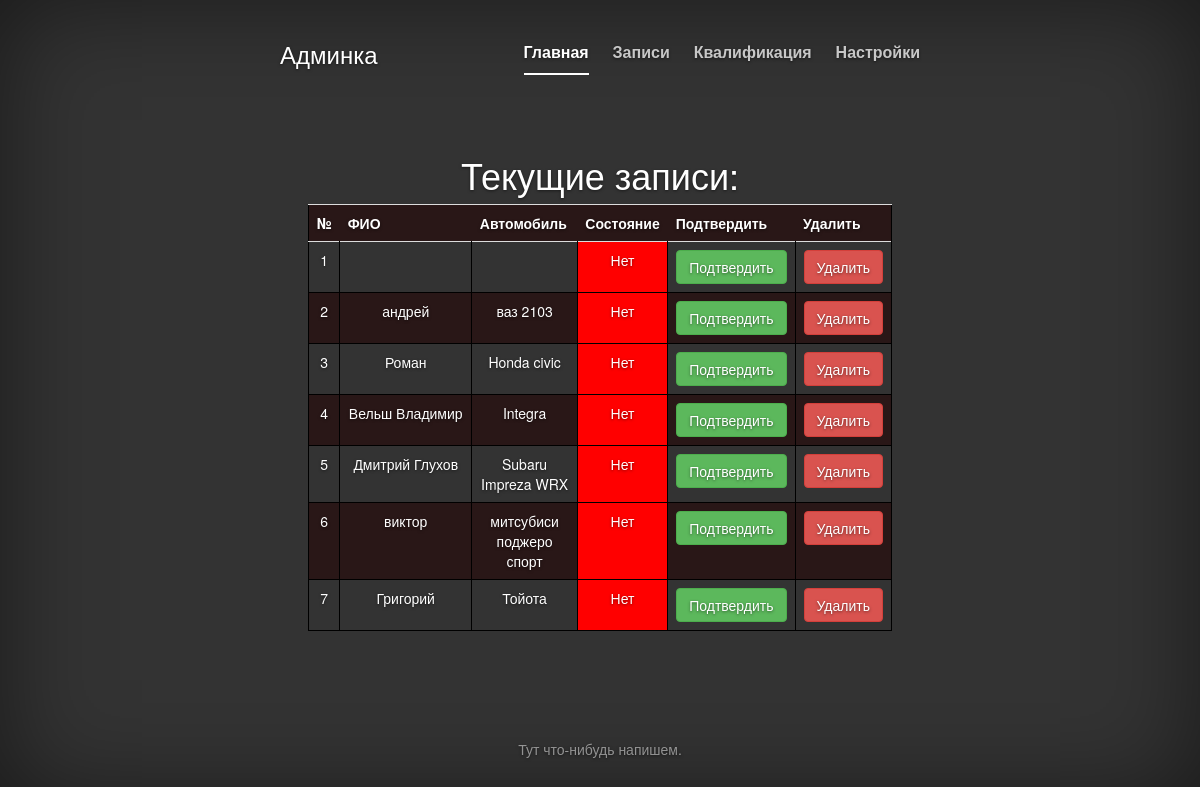
/admin.php (signed in), run on the app's committed database.
### tables this page shows
CREATE TABLE IF NOT EXISTS `racing` (
  `id` int(4) NOT NULL,
  `fio` varchar(200) NOT NULL,
  `auto` varchar(50) NOT NULL,
  `accept` int(1) NOT NULL DEFAULT '0',
  `accorder` int(11) NOT NULL DEFAULT '0',
  `city` varchar(30) DEFAULT 'Саратов'
);

### admin.php (the view, shortened to what this page needs)
<!DOCTYPE html PUBLIC "-//W3C//DTD XHTML 1.0 Transitional//EN" "http://www.w3.org/TR/xhtml1/DTD/xhtml1-transitional.dtd">
<html xmlns="http://www.w3.org/1999/xhtml" xml:lang="ru" lang="ru">
<head>
<link rel="stylesheet" href="system.css" type="text/css" />
<link href="css/bootstrap.min.css" rel="stylesheet">
<link href="http://bootstrap-3.ru/examples/signin/signin.css" rel="stylesheet">
<link href="css/cover.css" rel="stylesheet">
</head><body>
<?php
if (isset($_SESSION['user_id'])){ ?>
<div class="site-wrapper">
      <div class="site-wrapper-inner">
        <div class="cover-container">
          <div class="masthead clearfix">
            <div class="inner">
              <h3 class="masthead-brand">Админка</h3>
              <ul class="nav masthead-nav">
                <li class="active"><a href="#">Главная</a></li>
                <li><a href="zapis.php">Записи</a></li>
                <li><a href="race.php">Квалификация</a></li>
                <li><a href="settings.php">Настройки</a></li>
              </ul>
            </div>
          </div>
          <div class="inner cover">
            <h1 class="cover-heading">Текущие записи:</h1>
            <table width="700px;" class="table table-striped">
			<tr><th style="width:5%;">№</th><th style="width:60%;">ФИО</th><th style="width:20%;">Автомобиль</th><th style="width:15%;">Состояние</th><th style="width:15%;">Подтвердить</th><th style="width:15%;">Удалить</th></tr>
			<?php
				$connect = mysqli_connect("localhost","racing","VYq0ekNo","racing");
				mysqli_set_charset($connect, "utf8");
				$result = $connect->query("SELECT * FROM `racing`");
				$i = 1;
				while($re = mysqli_fetch_array($result)) {
    				$id = $re['id'];
  					$fio = $re['fio'];
    				$auto = $re['auto'];
    				if($re['accept'] == '1'){
						$accept = "<td style=\"background:green;\">Да</td><td><a class=\"btn btn-info\" href=\"admin.php?id=$id&accept=0\">Отменить</a></td>";
    				}else{
						$accept = "<td style=\"background:red;\">Нет</td><td><a class=\"btn btn-success\" href=\"admin.php?id=$id&accept=1\">Подтвердить</a></td>";
					}
					echo "<tr><td>$i</td><td>$fio</td><td>$auto</td>$accept<td><a class=\"btn btn-danger\" href=\"admin.php?id=$id&del=1\">Удалить</a></td></tr>";
					$i++;
				}
			?>
    </table>
          </div>
          <div class="mastfoot">
            <div class="inner">
              <p>Тут что-нибудь напишем.</p>
            </div>
          </div>
        </div>
      </div>
    </div>
<?php
}
?>
</body>
</html>

### system.css (style rules this page uses)
* { margin: 0; padding: 0; }
html, body { height: 100%; }
body { margin:0; }
table { border: 1px solid #000; border-collapse: collapse; }
table td { border: 1px solid #000; }

### css/cover.css (style rules this page uses)
a, a:focus, a:hover { color: #fff; }
html, body { height: 100%; background-color: #333; }
body { color: #fff; text-align: center; text-shadow: 0 1px 3px rgba(0,0,0,.5); box-shadow: inset 0 0 100px rgba(0,0,0,.5); }
.site-wrapper { display: table; width: 100%; height: 100%; min-height: 100%; }
.site-wrapper-inner { display: table-cell; vertical-align: top; }
.cover-container { margin-right: auto; margin-left: auto; }
.inner { padding: 30px; }
.masthead-brand { margin-top: 10px; margin-bottom: 10px; }
.masthead-nav > li { display: inline-block; }
.masthead-nav > li + li { margin-left: 20px; }
.masthead-nav > li > a { padding-right: 0; padding-left: 0; font-size: 16px; font-weight: bold; color: #fff; color: rgba(255,255,255,.75); border-bottom: 2px solid transparent; }
.masthead-nav > .active > a, .masthead-nav > .active > a:hover, .masthead-nav > .active > a:focus { color: #fff; border-bottom-color: #fff; }
@media (min-width: 768px) { .masthead-brand { float: left; } }
@media (min-width: 768px) { .masthead-nav { float: right; } }
.cover { padding: 58px; }
.mastfoot { color: #999; color: rgba(255,255,255,.5); }
@media (min-width: 768px) { .masthead { //position: fixed; top: 0; } }
@media (min-width: 768px) { .mastfoot { bottom: 0; } }
@media (min-width: 768px) { .site-wrapper-inner { vertical-align: middle; } }
@media (min-width: 768px) { .masthead, .mastfoot, .cover-container { width: 100%; } }
@media (min-width: 992px) { .masthead, .mastfoot, .cover-container { width: 700px; } }

### data on the page
racing: fio "андрей", auto "ваз 2103"
racing: fio "Роман", auto "Honda civic"
racing: fio "Вельш Владимир", auto "Integra"
racing: fio "Дмитрий Глухов", auto "Subaru Impreza WRX"
racing: fio "виктор", auto "митсубиси поджеро спорт"
racing: fio "Григорий", auto "Тойота"
